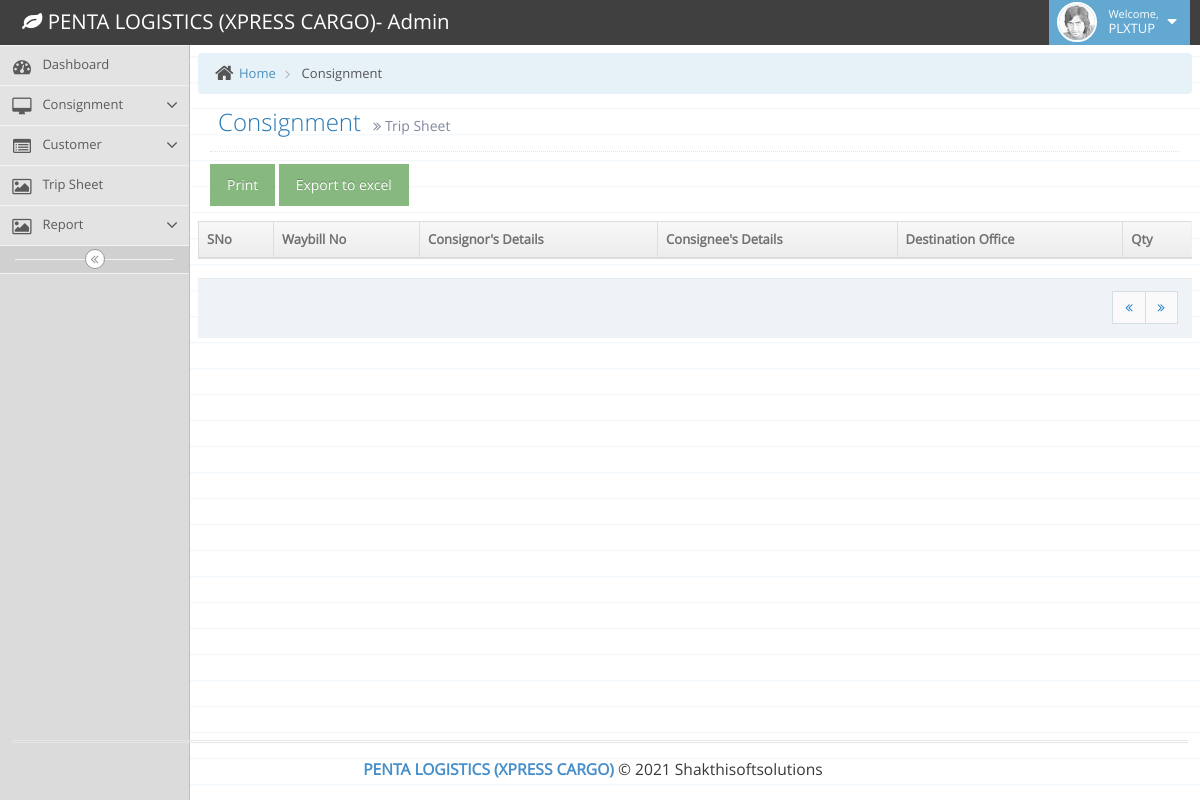
/admin/trip-sheet.php (signed in), run on an earlier commit of the app's database.
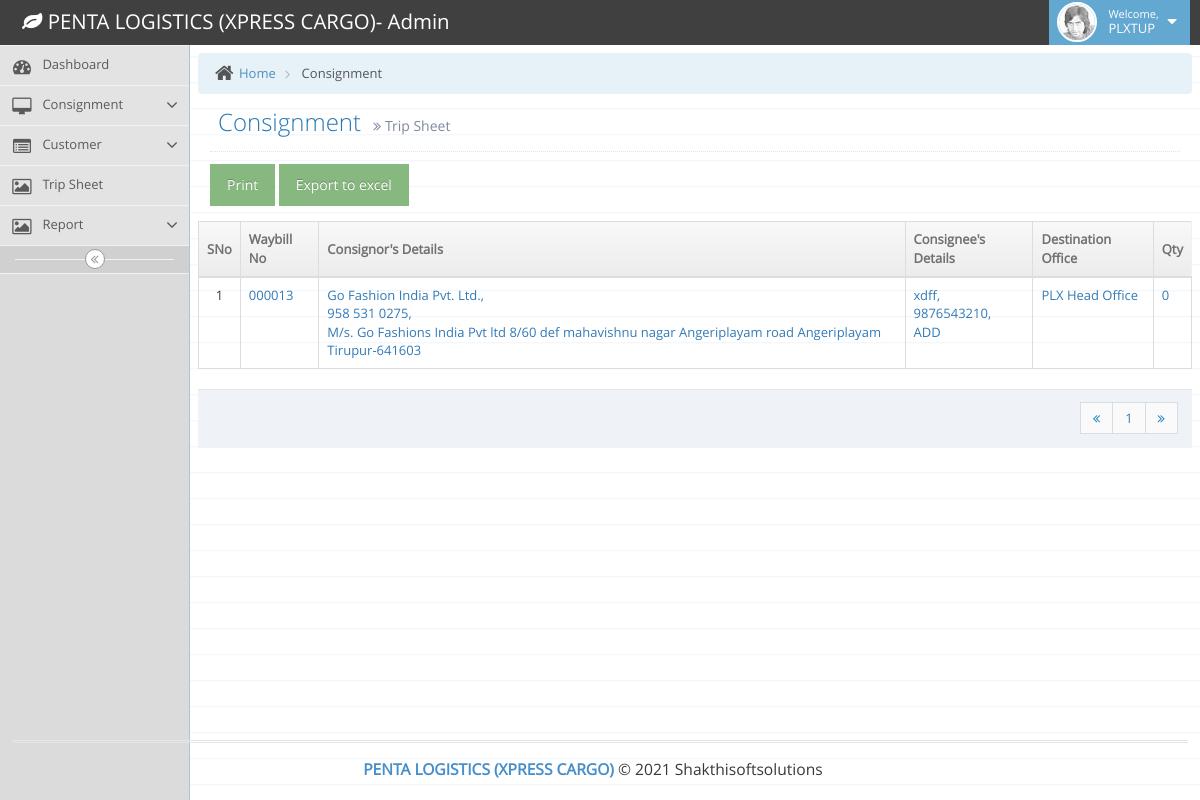
And on a later commit of the database.
### tables this page shows
CREATE TABLE `tbl_courier` (
  `cid` int(10) NOT NULL,
  `waybillno` varchar(100) NOT NULL,
  `consignor_name` varchar(100) NOT NULL,
  `consignor_gst` varchar(50) NOT NULL,
  `consignor_phone` varchar(12) NOT NULL,
  `consignor_add` varchar(200) NOT NULL,
  `consignee_name` varchar(100) NOT NULL,
  `consignee_gst` varchar(50) NOT NULL,
  `consignee_phone` varchar(12) NOT NULL,
  `consignee_pincode` varchar(50) NOT NULL,
  `consignee_add` varchar(200) NOT NULL,
  `toi` varchar(40) NOT NULL,
  `weight` double NOT NULL,
  `actwgt` varchar(50) NOT NULL,
  `volh` varchar(50) NOT NULL,
  `volw` varchar(50) NOT NULL,
  `voll` varchar(50) NOT NULL,
  `volq` varchar(50) NOT NULL,
  `volh1` varchar(50) NOT NULL,
  `volw1` varchar(50) NOT NULL,
  `voll1` varchar(50) NOT NULL,
  `volq1` varchar(50) NOT NULL,
  `volh2` varchar(50) NOT NULL,
  `volw2` varchar(50) NOT NULL,
  `voll2` varchar(50) NOT NULL,
  `volq2` int(11) NOT NULL,
  `cubft` varchar(50) NOT NULL,
  `boxes` varchar(50) NOT NULL,
  `bxpkg` varchar(50) NOT NULL,
  `qty` int(10) NOT NULL,
  `units` varchar(50) NOT NULL,
  `invoice_no` varchar(20) NOT NULL,
  `invoice_val` varchar(50) NOT NULL,
  `setto` varchar(100) NOT NULL,
  `pay_mode` varchar(20) NOT NULL,
  `pick_date` varchar(100) NOT NULL,
  `dest_off` varchar(20) NOT NULL,
  `dest_city` int(11) NOT NULL,
  `org_off` varchar(50) NOT NULL,
  `freight` double NOT NULL,
  `insurance` varchar(50) NOT NULL,
  `waych` varchar(100) NOT NULL,
  `othch` varchar(100) NOT NULL,
  `odach` varchar(100) NOT NULL,
  `topaych` varchar(100) NOT NULL,
  `subtot` varchar(100) NOT NULL,
  `sgst` varchar(100) NOT NULL,
  `cgst` varchar(100) NOT NULL,
  `tot` varchar(100) NOT NULL,
  `comments` varchar(250) NOT NULL,
  `book_status` varchar(10) NOT NULL,
  `status` varchar(20) NOT NULL,
  `book_date` date NOT NULL
);

CREATE TABLE `tbl_offices` (
  `id` int(10) NOT NULL,
  `off_name` varchar(100) NOT NULL,
  `address` varchar(230) NOT NULL,
  `city` varchar(100) NOT NULL,
  `ph_no` varchar(20) NOT NULL,
  `office_time` varchar(100) NOT NULL,
  `contact_person` varchar(100) NOT NULL,
  `status` varchar(50) NOT NULL DEFAULT 'A'
);

### admin/trip-sheet.php (the view, shortened to what the changed rows need)
<?php
if ((isset($_SESSION)) && (isset($_SESSION['uid']))) {
?>
	<!DOCTYPE html>
	<html lang="en">
	<head>
		<link rel="stylesheet" href="assets/css/bootstrap.min.css" />
		<link rel="stylesheet" href="assets/font-awesome/4.5.0/css/font-awesome.min.css" />
		<link rel="stylesheet" href="assets/css/ace.min.css" class="ace-main-stylesheet" id="main-ace-style" />
		<link rel="stylesheet" href="assets/css/ace-skins.min.css" />
		<link rel="stylesheet" href="assets/css/ace-rtl.min.css" />
		<link rel="stylesheet" href="assets/css/bootstrap-datetimepicker.min.css" />
	</head>
	<body class="skin-3" id="body">
		<div class="main-container ace-save-state" id="main-container">
				<?php
				include("sidebar.php");
				?>
			<div class="main-content">
				<div class="main-content-inner">
					<div class="page-content">
						<div class="page-header">
							<h1>
								Consignment
								<small>
									<i class="ace-icon fa fa-angle-double-right"></i>
									Trip Sheet
								</small>
							</h1>
						</div>
						<div class="row">
							<div class="row">
								<div class="col-xs-12">
									<div  id="table">
									<table id="simple-table" class="table  table-bordered table-hover">
										<thead>
											<tr>
												<th>SNo</th>
												<th>Waybill No</th>
												<th>Consignor's Details</th>
												<th>Consignee's Details</th>
												<th>Destination Office</th>
												<th>Qty</th>
											</tr>
										</thead>
										<tbody>
											<tr>
												<?php
												$i = 0;
												if (!isset($_GET['page'])) {
													$page = 1;
												} else {
													$page = $_GET['page'];
												}
												$result_per_page = 10;
												$Cust_Count = mysqli_num_rows(mysqli_query($dbConn, "Select * from tbl_courier,tbl_courier_track where tbl_courier_track.cons_no=tbl_courier.waybillno and tbl_courier_track.current_city='" . $_SESSION['orgid'] . "'and tbl_courier_track.bk_status='1' and tbl_courier_track.status='A'"));
												$page_first_result = ($page - 1) * $result_per_page;
												$msql = mysqli_query($dbConn, "Select * from tbl_courier,tbl_courier_track where tbl_courier_track.cons_no=tbl_courier.waybillno and tbl_courier_track.current_city='" . $_SESSION['orgid'] . "'and tbl_courier_track.bk_status='1' and tbl_courier_track.status='A' ORDER BY book_date DESC LIMIT " . $page_first_result . ',' . $result_per_page);
												$number_of_page = ceil($Cust_Count / $result_per_page); ?>
												<form id="trip-report" action="trip-sheet.php" method="POST">
													<?php while ($row = mysqli_fetch_array($msql)) {
													?>
														<td class="center"> <?php echo $i = $i + 1; ?></td>
														<td><a href="#"><?php echo $row['waybillno']; ?></a></td>
														<td><a href="#"><?php echo $row['consignor_name'] . ",<br>" . $row['consignor_phone'] . ",<br>" . $row['consignor_add'] ?></a></td>
														<td><a href="#"><?php echo $row['consignee_name'] . ",<br>" . $row['consignee_phone'] . ",<br>" . $row['consignee_add']; ?></a></td>
														<td><a href="#"><?php $dsql = mysqli_fetch_array(mysqli_query($dbConn, "Select * from tbl_offices where id='$row[dest_off]' and status='A'"));
																		echo $dsql['off_name']; ?></a></td>
														<td><a href="#"><?php echo $row['qty']; ?></a></td>
											</tr>
										<?php
													}
										?>
										</tbody>
									</table>
									</div>
									<div class="modal-footer no-margin-top">
										<ul class="pagination pull-right no-margin">
											<?php for ($page = 1; $page <= $number_of_page; $page++) { ?>
												<li id="<?php echo 'PageNo' . $page; ?>">
													<?php echo '<a onclick="SetActivePage(' . $page . '); SetActivePage(' . $page . ');" href = "trip-sheet.php?&page=' . $page . '">' . $page . ' </a>'; ?>
												</li>
											<?php } ?>
										</ul>
									</div>
								</div>
							</div>
						</div>
					</div>
				</div>
	</body>
<?php
} ?>

What changed in the data, as far as the page shows it:
added tbl_courier: waybillno "000013", consignor_name "Go Fashion India Pvt. Ltd.", consignor_phone "958 531 0275", consignor_add "M/s. Go Fashions India Pvt ltd 8/60 def mahavishnu nagar Angeriplayam road Angeriplayam Tirupur-641603", consignee_name "xdff", consignee_phone "9876543210", consignee_add "ADD", tbl_offices.off_name "PLX Head Office", qty "0"
Also different on the page:
new list line: "1"
